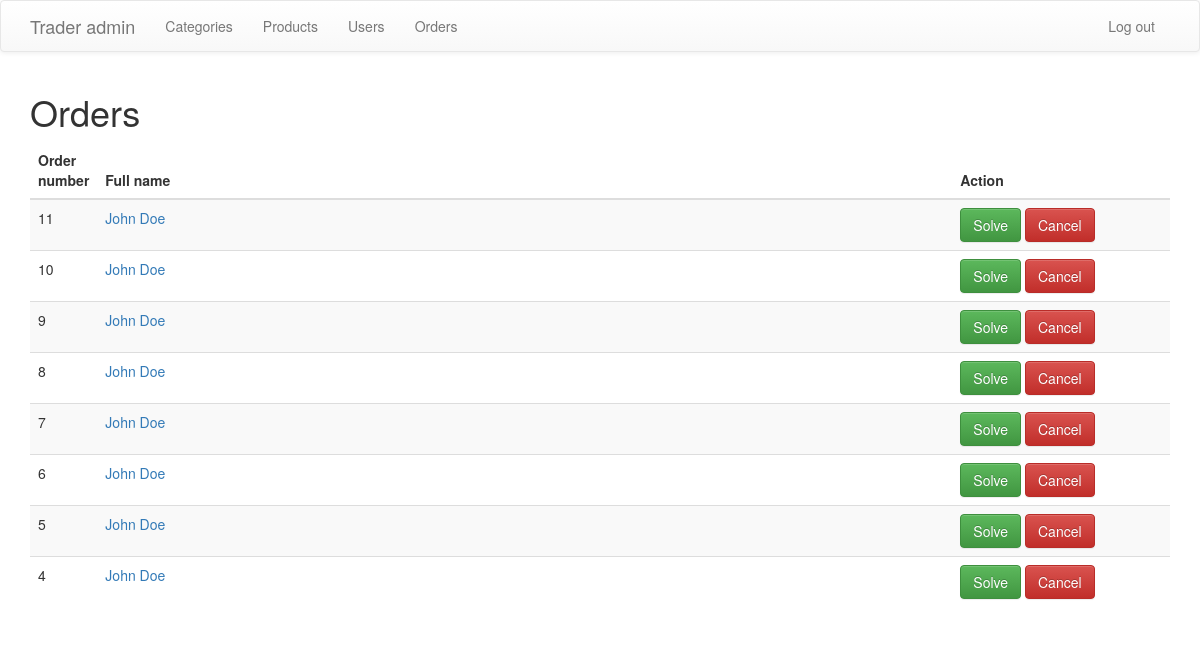
The app's page /admin/orders.php, older data.
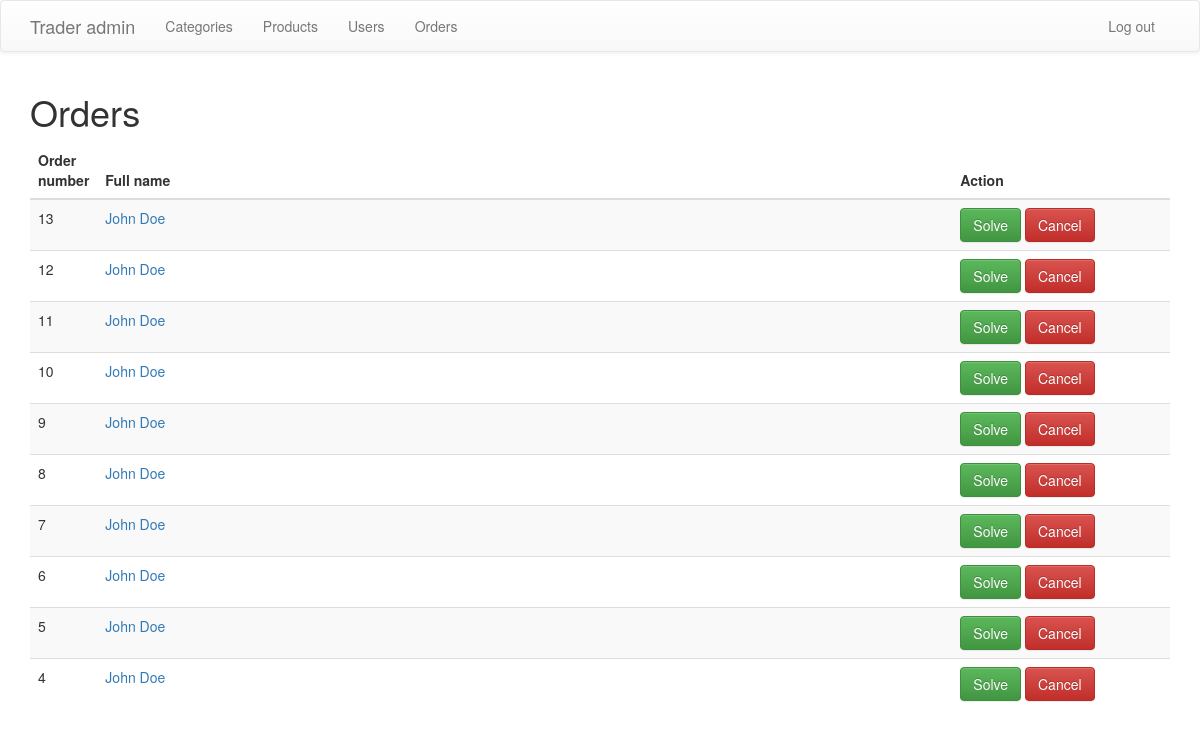
The same page, newer data.
### tables this page shows
CREATE TABLE IF NOT EXISTS `orders` (
  `order_id` int(11) NOT NULL AUTO_INCREMENT,
  `user_id` int(11) NOT NULL,
  `fname` varchar(255) NOT NULL,
  `lname` varchar(255) NOT NULL,
  `email` varchar(255) NOT NULL,
  `phone` varchar(255) NOT NULL,
  `products` text NOT NULL,
  `quantity` text NOT NULL,
  `address` text NOT NULL,
  `order_date` timestamp NOT NULL DEFAULT CURRENT_TIMESTAMP ON UPDATE CURRENT_TIMESTAMP,
  `status` int(11) NOT NULL DEFAULT '1' COMMENT '1 - order is not resolved, 0 - order is resolved',
  `canceled` int(11) NOT NULL DEFAULT '0' COMMENT '1 - order is canceled, 0 - order is not canceled',
  PRIMARY KEY (`order_id`)
);

### admin/config.php (called while the page is built, shortened)
<?php
$base_path = "http://localhost/trader/admin";

### admin/orders.php (the view, shortened to what this page needs)
<?php
include('config.php');
?>
<!DOCTYPE html>
<html lang="en">
<head>
	<link rel="stylesheet" href="https://maxcdn.bootstrapcdn.com/bootstrap/3.3.4/css/bootstrap.min.css">
	<link rel="stylesheet" href="https://maxcdn.bootstrapcdn.com/bootstrap/3.3.4/css/bootstrap-theme.min.css">
</head>
<body>
	<?php include('template_parts/header.php'); ?>
	<div class="container">
		<h1>Orders</h1>
		<table class="table table-striped">
			<thead>
				<tr>
					<th width="5%">Order number</th>
					<th width="75%">Full name</th>
					<th>Action</th>
				</tr>
			</thead>
			<tbody>
				<?php
				$orders = $db->query("SELECT * FROM orders WHERE status='1' AND canceled='0' ORDER BY order_date DESC");
				while($row = $orders->fetch_assoc()) {
				?>
				<tr>
					<td>
						<?php echo $row['order_id'] ?>
					</td>
					<td>
						<a href="view_order.php?order_id=<?php echo $row['order_id']; ?>">
						<?php echo $row['fname'] . ' ' . $row['lname']; ?>
						</a>
					</td>
					<td>
						<a href="solve_order.php?order_id=<?php echo $row['order_id']; ?>" class="btn btn-success">Solve</a>
						<a href="cancel_order.php?order_id=<?php echo $row['order_id']; ?>" class="btn btn-danger">Cancel</a>
					</td>
				</tr>
				<?php
				}
				?>
			</tbody>
		</table>
	</div>
</body>
</html>

### admin/template_parts/header.php (shortened to what this page needs)
<nav class="navbar navbar-default">
  <div class="container">
    <div class="navbar-header">
      <a class="navbar-brand" href="<?php echo $base_path; ?>/dashboard.php">Trader admin</a>
    </div>
    <div class="collapse navbar-collapse" id="bs-example-navbar-collapse-1">
      <ul class="nav navbar-nav">
        <li><a href="<?php echo $base_path; ?>/categories.php">Categories</a></li>
        <li><a href="<?php echo $base_path; ?>/products.php">Products</a></li>
        <li><a href="<?php echo $base_path; ?>/users.php">Users</a></li>
        <li><a href="<?php echo $base_path; ?>/orders.php">Orders</a></li>
      </ul>
      <ul class="nav navbar-nav navbar-right">
        <li><a href="<?php echo $base_path; ?>/logout.php">Log out</a></li>
      </ul>
    </div>
  </div>
</nav>

Row changes from the older to the newer data that the page shows:
added orders: order_id "13", fname "John", lname "Doe"
added orders: order_id "12", fname "John", lname "Doe"
